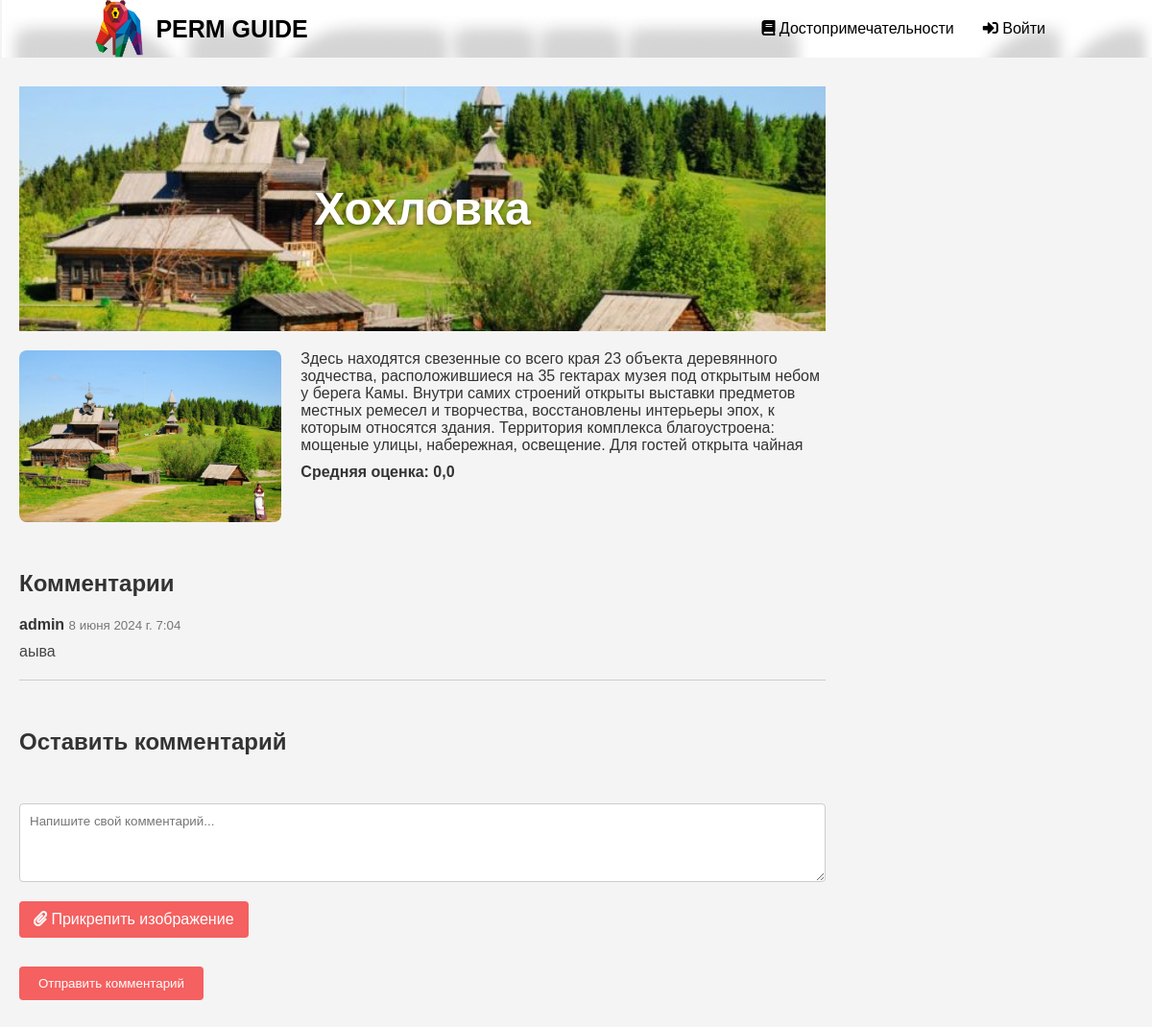
Page /sight/3/ on the earlier database version.
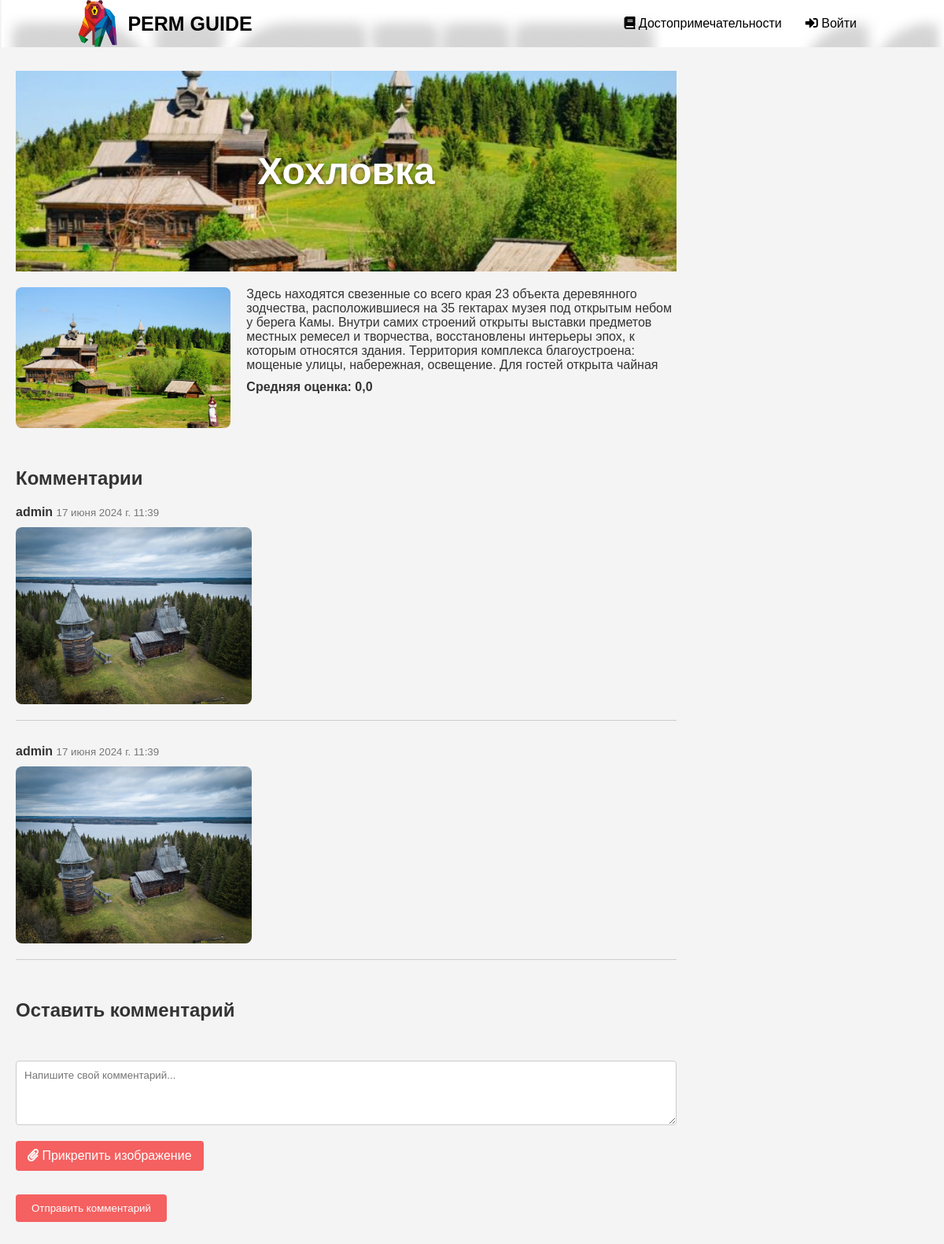
Same page on the later database version.
### gid/models.py (models this page shows)
class Comment(models.Model):
    sight = models.ForeignKey('Sight', on_delete=models.CASCADE, verbose_name='Достопримечательность')
    user = models.ForeignKey(User, on_delete=models.CASCADE, verbose_name='Пользователь')
    text = models.TextField(verbose_name='Текст', blank=True, null=True)
    created_at = models.DateTimeField(auto_now_add=True, verbose_name='Дата создания')
    image = models.ImageField(upload_to='comment_images', null=True, blank=True, verbose_name='Изображение')
    class Meta:
        verbose_name = 'Комментарий'
        verbose_name_plural = 'Комментарии'

### gid/views.py (the view, shortened to what this page needs)
# urls.py: path('sight/<int:sight_id>/', views.sight_detail, name='sight_detail'),
def sight_detail(request, sight_id):
    sight = get_object_or_404(Sight, pk=sight_id)
    form = RatingForm()
    note_form = UserNoteForm()
    comments = Comment.objects.filter(sight=sight)
    user_note = None
    events = sight.events.all()
    user_visited = False
    if request.user.is_authenticated:
        user_visited = Visit.objects.filter(user=request.user, sight=sight).exists()
    return render(request, 'gid/sight_detail.html', {
        'sight': sight,
        'form': form,
        'note_form': note_form,
        'comments': comments,
        'user_note': user_note,
        'user_visited': user_visited,
        'events': events,
    })

### gid/forms.py
class RatingForm(forms.ModelForm):
    class Meta:
        model = Rating
        fields = ['score']
        widgets = {
            'score': forms.NumberInput(attrs={'min': 1, 'max': 5})
        }

class UserNoteForm(forms.ModelForm):
    class Meta:
        model = UserNote
        fields = ['text']
        widgets = {
            'text': forms.Textarea(attrs={'rows': 4, 'cols': 50, 'class': 'note-textarea'}),
        }

### gid/models.py (called while the page is built)
    def average_rating(self):
        ratings = self.rating_set.all()
        if ratings.exists():
            return ratings.aggregate(Avg('score'))['score__avg']
        return 0.0

### gid/templates/gid/sight_detail.html (shortened to what this page needs)
{% load static %}
<html lang="en">
<head>
    <link rel="stylesheet" href="{% static 'css/sight_detail.css' %}">
    <link rel="stylesheet" href="https://cdnjs.cloudflare.com/ajax/libs/font-awesome/5.15.4/css/all.min.css">
</head>
<body>
    <div class="header" style="background-image: url('{% static 'img/img.png' %}')">
        <div class="logo-container">
            <img src="{% static 'img/logo.png' %}" alt="Logo" class="logo-image">
            <a href="{% url 'index' %}" class="logo">PERM GUIDE</a>
        </div>
        <nav>
            <ul>
                <li>
                    <a href="{% url 'catalog' %}"><i class="fas fa-book"></i> Достопримечательности</a>
                </li>
                {% if not user.is_authenticated %}
                <li>
                    <a href="{% url 'login' %}"><i class="fas fa-sign-in-alt"></i> Войти</a>
                </li>
                {% endif %}
            </ul>
        </nav>
    </div>
    <div class="content-container">
        <div class="main-content">
            <section class="sight-header" style="background-image: url('{{ sight.image.url }}')">
                <h1>{{ sight.name }}</h1>
            </section>
           <section class="sight-details">
    <div class="image-container">
        <img src="{{ sight.image.url }}" alt="{{ sight.name }}">
    </div>
    <div class="description">
        <p>{{ sight.description }}</p>
        <p class="rating">Средняя оценка: {{ sight.average_rating }}</p>
    </div>
</section>
<section class="comments">
    <div class="comments-header">
        <h2>Комментарии</h2>
    </div>
    <ul class="comment-list">
        {% for comment in comments %}
        <li class="comment">
            <div class="comment-info">
                <strong class="comment-author">{{ comment.user.username }}</strong>
                <small class="comment-date">{{ comment.created_at }}</small>
            </div>
            <p class="comment-text">{{ comment.text }}</p>
            {% if comment.image %}
            <div class="comment-image">
                <img src="{{ comment.image.url }}" alt="Comment image">
            </div>
            {% endif %}
        </li>
        {% endfor %}
    </ul>
</section>
<section class="comment-form">
    <h2>Оставить комментарий</h2>
    <form action="{% url 'comment_submit' sight.id %}" method="post" enctype="multipart/form-data" class="comment-form" id="commentForm">
        <div class="form-group">
            <textarea name="text" rows="4" cols="50" class="comment-textarea" placeholder="Напишите свой комментарий..."></textarea>
        </div>
        <div class="form-group">
            <label for="id_image" class="upload-label">
                <i class="fas fa-paperclip"></i> Прикрепить изображение
            </label>
        </div>
        <div class="form-group">
            <button type="submit" class="comment-submit-btn">Отправить комментарий</button>
        </div>
    </form>
</section>
        </div>
    </div>
</body>
</html>

Differences in the rows shown:
removed Comment: user.username "admin", created_at "8 июня 2024 г. 7:04", text "аыва"
added Comment: user.username "admin", created_at "17 июня 2024 г. 11:39", image (picture)
added Comment: user.username "admin", created_at "17 июня 2024 г. 11:39", image (picture)
